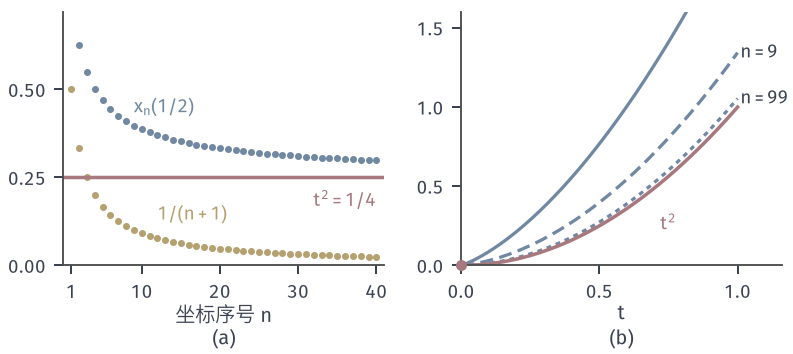

The script that drew this image:
from pathlib import Path
import sys
sys.path.insert(0,str(Path(__file__).resolve().parents[1]/"odeex-common"))
from odeex_common import *
HERE=Path(__file__).resolve().parent

# c0 example: x_n'=2sqrt(x_n)+1/(n+1), x_n(0)=0. Coordinates stay above t^2.
fig,axes=figure(width_mm=112,height_mm=50,ncols=2)
panel(fig,.08,.985,.965,.25,.24)
def sol(n,T,steps=4000):
    # integrate s=sqrt(x): s'=1+1/(2(n+1)s) is singular; use x with a tiny-step start
    f=lambda t,x:2*np.sqrt(max(x,0))+1/(n+1)
    return rk4(f,0.,0.,T,steps)
ax=axes[0]; ns=np.arange(1,41); t0=.5; vals=[sol(int(n),t0)[1][-1] for n in ns]
ax.plot(ns,vals,'o',ms=2.8,color=BLUE,mew=0)
ax.plot(ns,1/(ns+1),'o',ms=2.8,color=YELLOW,mew=0); ax.axhline(t0**2,color=RED,lw=1.4)
ax.text(40,.215,'$t^2=1/4$',color=RED,fontsize=7.5,ha='right',va='top'); ax.text(12,.115,'$1/(n+1)$',color=YELLOW,fontsize=7.5,ha='left',va='bottom'); ax.text(9,.42,'$x_n(1/2)$',color=BLUE,fontsize=7.5,ha='left',va='bottom')
ax.set_xlim(0,41); ax.set_ylim(0,.72); ax.set_xticks([1,10,20,30,40]); ax.set_yticks([0,.25,.5]); ax.set_xlabel('坐标序号 n',labelpad=1)
ax=axes[1]
ends={}
for n,c,ls in ((1,BLUE,'-'),(9,BLUE,(0,(4,2))),(99,BLUE,(0,(1.5,1.5)))):
    t,x=sol(n,1.); ax.plot(t,x,color=c,lw=1.3,ls=ls); ends[n]=float(x[-1])
    ax.text(1.01,x[-1],f'$n={n}$',fontsize=7.5,va='center')
t=np.linspace(0,1,100); ax.plot(t,t**2,color=RED,lw=1.4); ax.text(.72,.33,'$t^2$',color=RED,fontsize=7.5,ha='left',va='top')
dot(ax,0,0); ax.set_xlim(0,1.16); ax.set_ylim(0,1.6); ax.set_xticks([0,.5,1]); ax.set_yticks([0,.5,1,1.5]); ax.set_xlabel('$t$',labelpad=1)
tags(fig,axes)
save(fig,HERE,'figure',{'x_n(1/2)':[float(v) for v in vals[:5]],'x_n(1)':ends})
